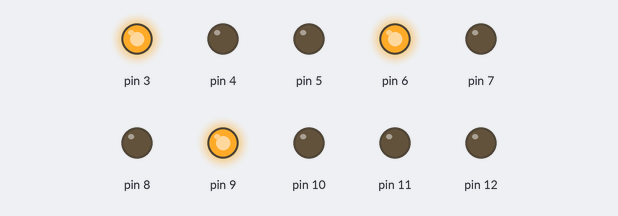
The sketch below on a simulated Arduino Uno, built with avr-gcc and run on an emulated ATmega328P. On the bench: output pins drawn as LEDs (lit = HIGH).

Above: at 0.2 s.
At 0.7 s:
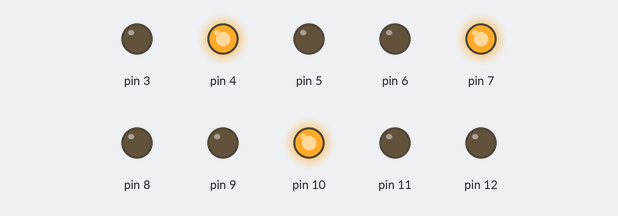
At 1.7 s:
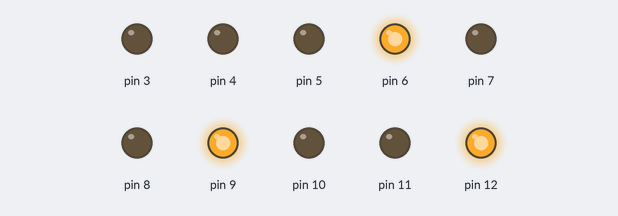
At 3.2 s:
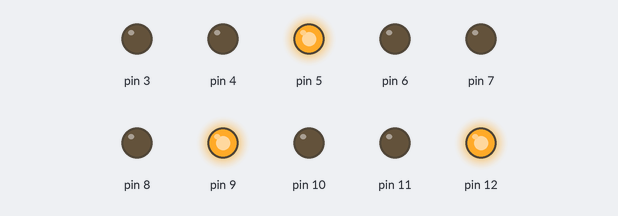
At 4.7 s:
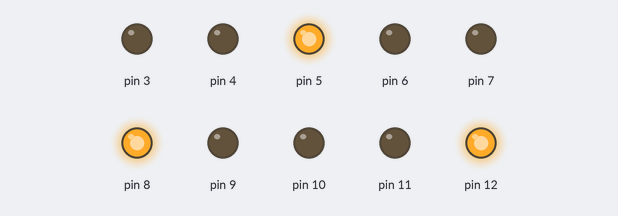
At 6.2 s:
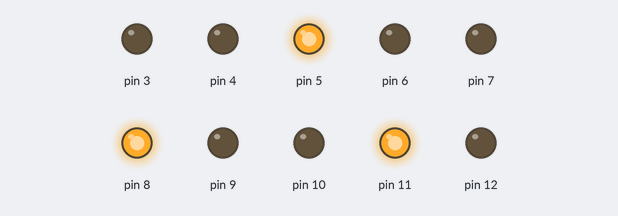
Timing chart, 0 to 6.5 s (numbered marks = the images above):
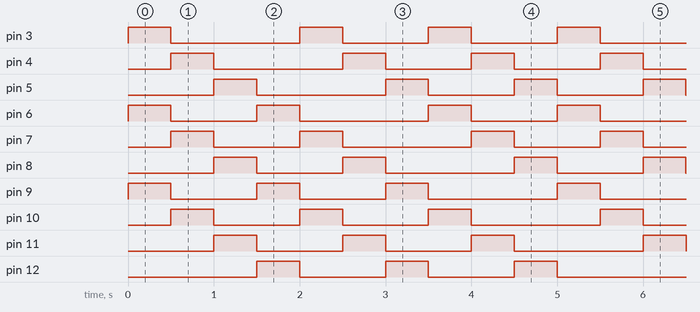

Measured:
- by itself, pin 3–5: repeats every 5.0 s: LOW 1.5 s, 2 × (HIGH 0.50 s, LOW 1.0 s), HIGH 0.50 s
- by itself, pin 6–8: repeats every 5.0 s: LOW 1.0 s, HIGH 0.50 s, LOW 1.5 s, HIGH 0.50 s, LOW 1.0 s, HIGH 0.50 s
- by itself, pin 9–12: repeats every 5.0 s: 2 × (LOW 1.0 s, HIGH 0.50 s), LOW 1.5 s, HIGH 0.50 s

The sketch:

zadanie2plus.ino
```cpp
void setup()
{
  for (int i=3; i<13; ++i)
    pinMode(i, OUTPUT);
}

void loop()
{
  for (int i=3; i<13; ++i)
  {
    int j=i+3;
		int n=i+6;
    if(j>12)
      j-=10;
		if(n>12)
			n-=10;

    digitalWrite(i, HIGH);
    digitalWrite(j, HIGH);
		digitalWrite(n, HIGH);
    delay(500);
    digitalWrite(i, LOW);
    digitalWrite(j, LOW);
		digitalWrite(n, LOW);
  }
}
```
